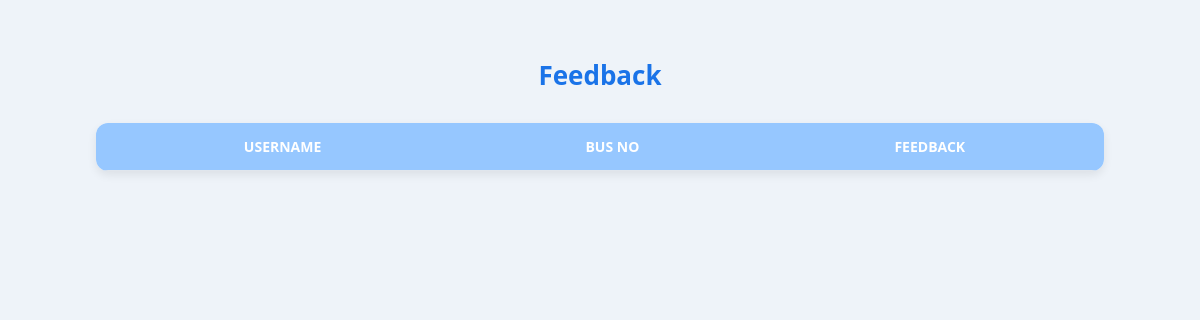
Page /FeedBack on the earlier database version.
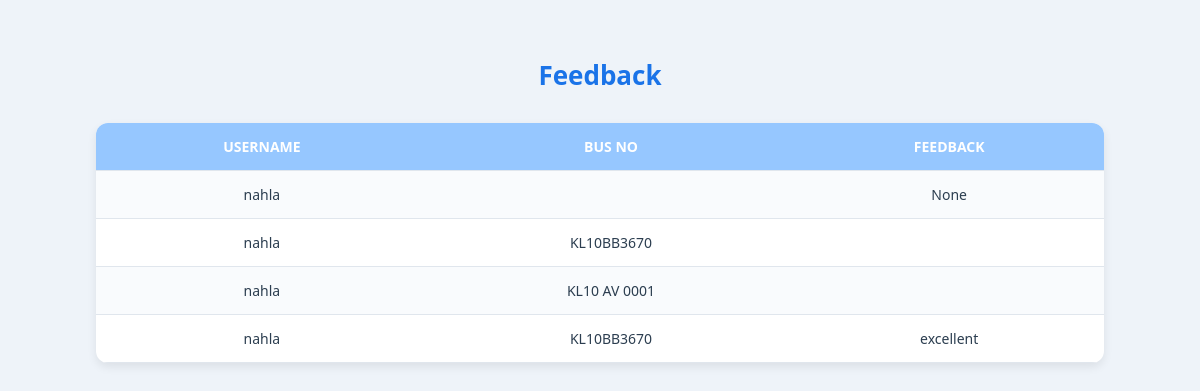
Same page on the later database version.
### BuzbeeApp/models.py (models this page shows, shortened)
class FeedbackTable(models.Model):
    USER = models.ForeignKey(PassangerTable, on_delete=models.CASCADE,blank=True,null=True)
    BUS = models.ForeignKey(BusTable, on_delete=models.CASCADE,blank=True,null=True)
    Feedback = models.CharField(max_length=100,blank=True,null=True)
    Date = models.DateField(auto_now_add=True)

class PassangerTable(models.Model):
    GENDER_CHOICES = [
        ('M', 'Male'),
        ('F', 'Female'),
        ('O', 'Other'),
    ]
    Name = models.CharField(max_length=30, blank=True, null=True)
    Email = models.EmailField(max_length=100, blank=True, null=True)
    Age = models.IntegerField(blank=True, null=True)
    Contact_NO = models.BigIntegerField(blank=True, null=True)
    Gender = models.CharField(max_length=1, choices=GENDER_CHOICES, blank=True, null=True)
    Address = models.CharField(max_length=100, blank=True, null=True)
    LOGIN = models.ForeignKey(LoginTable, on_delete=models.CASCADE, null=True, blank=True)

class BusTable(models.Model):
     Busname = models.CharField(max_length=30,blank=True,null=True)
     Bus_NO = models.CharField(max_length=20,blank=True,null=True)
     Capacity = models.IntegerField(blank=True,null=True)
     RC_NO = models.CharField(max_length=15,blank=True,null=True)
     Photo = models.FileField(blank=True,null=True)
     OWNER = models.ForeignKey(OwnerTable, on_delete=models.CASCADE,blank=True,null=True)
     Status = models.CharField(max_length=20, null=True, blank=True)

### BuzbeeApp/views.py (the view)
# urls.py: path('FeedBack',FeedBack.as_view(),name="FeedBack"),
class FeedBack(View):
    def get(self,request):
        obj=FeedbackTable.objects.all()
        return render(request,"administration/feedback.html",{'val':obj})

### templates/administration/feedback.html (shortened to what this page needs)
<!DOCTYPE html>
<html lang="en">
<head>
</head>
<body>
  <h1>Feedback</h1>
  <table>
    <tr>
        <th>USERNAME</th>
        <th>BUS NO</th>
        <th>FEEDBACK</th>
    </tr>
      {% for i in val %}
      <tr>
      <td>{{i.USER.Name}}</td>
      <td>{{i.BUS.Bus_NO}}</td>
      <td>{{i.Feedback}}</td>
      </tr>
      {% endfor %}
  </table>
</body>
</html>

Differences in the rows shown:
added FeedbackTable: USER.Name "nahla", Feedback "None"
added FeedbackTable: USER.Name "nahla", BUS.Bus_NO "KL10BB3670"
added FeedbackTable: USER.Name "nahla", BUS.Bus_NO "KL10 AV 0001"
added FeedbackTable: USER.Name "nahla", BUS.Bus_NO "KL10BB3670", Feedback "excellent"
